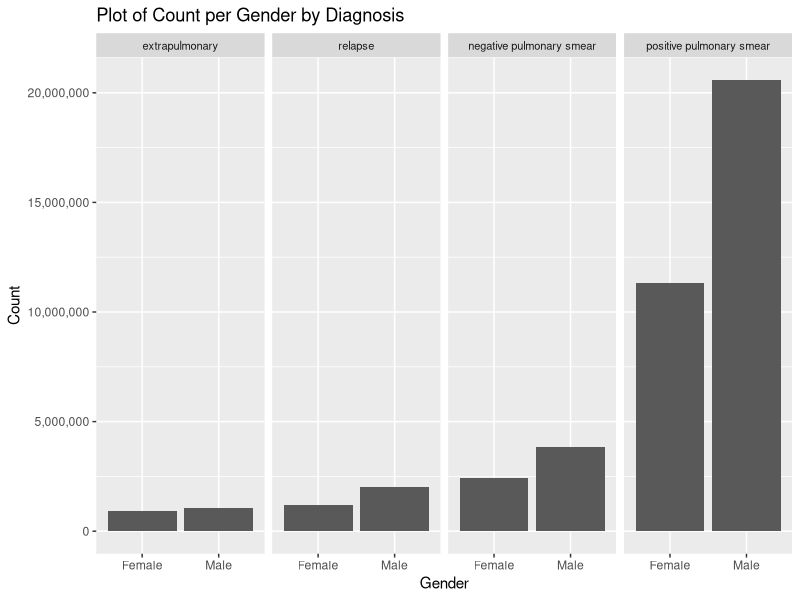
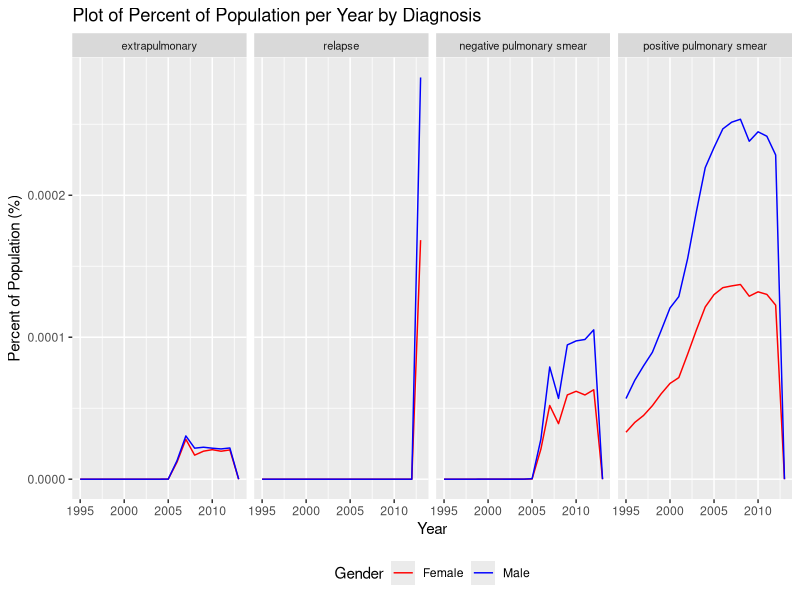
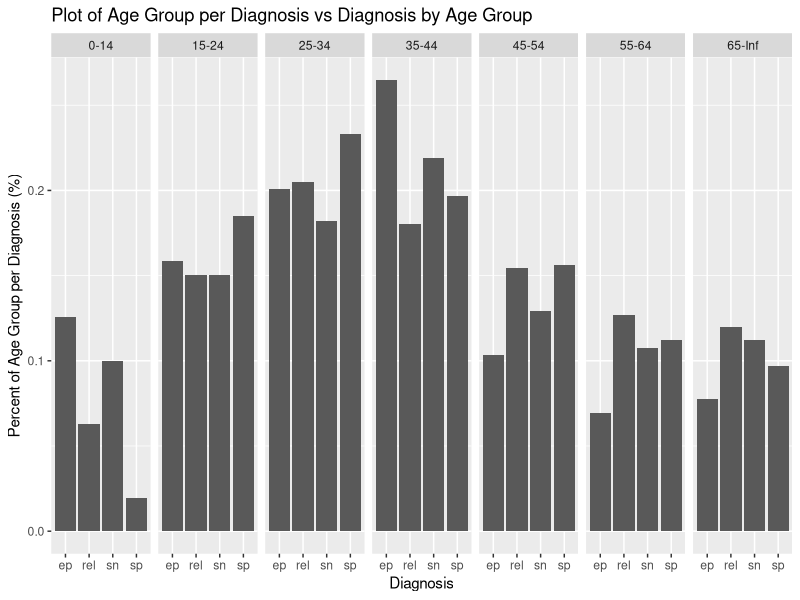

These figures' R source, in order:
## ---- chunk 1
#   country     iso2  iso3   year diagnosis gender age   count
#   <chr>       <chr> <chr> <int> <chr>     <chr>  <chr> <int>
# 1 Afghanistan AF    AFG    1980 sp        m      014      NA
# 2 Afghanistan AF    AFG    1980 sp        m      1524     NA
# 3 Afghanistan AF    AFG    1980 sp        m      2534     NA
# 4 Afghanistan AF    AFG    1980 sp        m      3544     NA
# 5 Afghanistan AF    AFG    1980 sp        m      4554     NA
# 6 Afghanistan AF    AFG    1980 sp        m      5564     NA
## ---- chunk 2
library(dplyr)
library(tidyr)
library(ggplot2)
library(scales)

# data from `tidyr` package
who <- who
population <- population

# Reshape `who` data
who_longer <- who %>% 
  pivot_longer(cols = c("new_sp_m014":"newrel_f65")) %>% # reshape to long format
  mutate(diagnosis = gsub("_", "", substr(name, 4, 6)) # extract method of diagnosis from 
                                                       # `name`, remove "_" if applicable
         ,gender = substr(name, 8, 8) # extract gender code from `name`
         ,age= substr(name, 9, 12) # extract age group code from `name`
         ,name = NULL # drop `name` column
         ,count = value # create `value` from `count`
         ,value = NULL # drop `value`
         ) 
head(who_longer)
## ---- chunk 3
who_pop <- who_longer %>% 
  left_join(population, by = c("country", "year"))
head(who_pop)
## ---- chunk 4
who_age_sep <- who_pop %>% 
  separate(col = age, into = c("min_age", "max_age"), sep = -2)
head(who_age_sep, n = 8)
## ---- chunk 5
who_age_fix <- who_age_sep %>% 
  mutate(min_age = case_when(max_age == "65" ~ "65"
                             ,TRUE ~ min_age)
        ,max_age = case_when(max_age == "65" ~ "Inf"
                             ,TRUE ~ max_age)
    )
head(who_age_fix, n = 8)
## ---- chunk 6
who_count <- who_age_fix %>% 
  summarise(count = sum(count, na.rm = TRUE), .by = c("gender", "diagnosis"))
head(who_count)
## ---- chunk 7
diagnosis.labs <- c("relapse", "negative pulmonary smear", "positive pulmonary smear", 
                    "extrapulmonary")
names(diagnosis.labs) <- c("rel", "sn", "sp", "ep")
ggplot(who_count,
       mapping = aes(x = gender, y = count)) + 
       geom_col() + 
       ggtitle("Plot of Count per Gender by Diagnosis") +
       xlab("Gender") + ylab("Count") +
       scale_x_discrete(labels=c("Female", "Male")) +
       scale_y_continuous(labels = label_comma()) + 
       facet_grid(. ~ diagnosis, labeller = labeller(diagnosis = diagnosis.labs)) +
       theme(strip.text.x = element_text(size = 8))
  
## ---- chunk 8
population_global <- population %>% 
  summarise(population = sum(population, na.rm = TRUE), .by = c("year")) 
who_percentage <- who_age_fix %>% 
  summarise(count = sum(count, na.rm = TRUE), .by = c("year", "gender", "diagnosis")) %>% 
  left_join(population_global) %>% 
  mutate(percent = count / population) %>% 
  filter(!is.na(percent))
head(who_percentage)
## ---- chunk 9
ggplot(who_percentage,
       mapping = aes(x = year, y = percent, color = gender)) + 
       geom_line() + 
       ggtitle("Plot of Percent of Population per Year by Diagnosis") +
       xlab("Year") + ylab("Percent of Population (%)") +
       labs(color = "Gender") +
       scale_color_manual(labels = c("Female", "Male"), values = c("red", "blue")) +
       theme(legend.position = "bottom") +
       scale_y_continuous(labels = label_comma()) + 
       facet_grid(. ~ diagnosis, labeller = labeller(diagnosis = diagnosis.labs)) +
       theme(strip.text.x = element_text(size = 8))
## ---- chunk 10
who_age_unite <- who_age_fix %>% 
  unite("age_range", min_age, max_age, sep = "-")
head(who_age_unite)
## ---- chunk 11
who_diagnosis <- who_age_unite %>% 
  summarise(count = sum(count, na.rm = TRUE), .by = c("diagnosis"))
who_percentage_age <- who_age_unite %>% 
  summarise(count_by_age = sum(count, na.rm = TRUE), .by = c("age_range", "diagnosis")) %>% 
  left_join(who_diagnosis) %>% 
  mutate(percent = count_by_age / count)
head(who_percentage_age)
ggplot(who_percentage_age,
       mapping = aes(x = diagnosis, y = percent)) + 
       geom_col() + 
       ggtitle("Plot of Age Group per Diagnosis vs Diagnosis by Age Group") +
       xlab("Diagnosis") + ylab("Percent of Age Group per Diagnosis (%)") +
       facet_grid(. ~ age_range)
